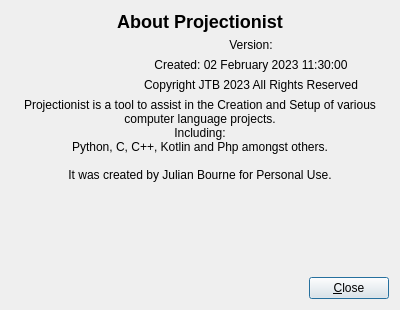
<?xml version="1.0" encoding="UTF-8"?>
<ui version="4.0">
 <class>aboutDialog</class>
 <widget class="QDialog" name="aboutDialog">
  <property name="geometry">
   <rect>
    <x>0</x>
    <y>0</y>
    <width>400</width>
    <height>310</height>
   </rect>
  </property>
  <property name="minimumSize">
   <size>
    <width>400</width>
    <height>310</height>
   </size>
  </property>
  <property name="maximumSize">
   <size>
    <width>400</width>
    <height>310</height>
   </size>
  </property>
  <property name="windowTitle">
   <string>About...</string>
  </property>
  <property name="windowIcon">
   <iconset resource="../splash.qrc">
    <normaloff>:/images/images/icon.png</normaloff>:/images/images/icon.png</iconset>
  </property>
  <layout class="QVBoxLayout" name="verticalLayout">
   <item>
    <layout class="QHBoxLayout" name="horizontalLayout_2">
     <item>
      <widget class="QLabel" name="labelDialogTitle">
       <property name="maximumSize">
        <size>
         <width>16777215</width>
         <height>48</height>
        </size>
       </property>
       <property name="layoutDirection">
        <enum>Qt::LeftToRight</enum>
       </property>
       <property name="text">
        <string>&lt;html&gt;&lt;head/&gt;&lt;body&gt;&lt;h2 style=&quot; margin-top:18px; margin-bottom:12px; margin-left:0px; margin-right:0px; -qt-block-indent:0; text-indent:0px;&quot;&gt;&lt;span style=&quot; font-size:x-large; font-weight:700;&quot;&gt;About Projectionist&lt;/span&gt;&lt;/h2&gt;&lt;/body&gt;&lt;/html&gt;</string>
       </property>
       <property name="alignment">
        <set>Qt::AlignHCenter|Qt::AlignTop</set>
       </property>
      </widget>
     </item>
    </layout>
   </item>
   <item>
    <layout class="QHBoxLayout" name="horizontalLayout">
     <item>
      <widget class="QLabel" name="iconImage">
       <property name="maximumSize">
        <size>
         <width>96</width>
         <height>96</height>
        </size>
       </property>
       <property name="text">
        <string/>
       </property>
       <property name="pixmap">
        <pixmap resource="../splash.qrc">:/images/images/icon.png</pixmap>
       </property>
       <property name="scaledContents">
        <bool>true</bool>
       </property>
       <property name="alignment">
        <set>Qt::AlignLeading|Qt::AlignLeft|Qt::AlignTop</set>
       </property>
      </widget>
     </item>
     <item>
      <layout class="QHBoxLayout" name="horizontalLayout_3">
       <item>
        <layout class="QVBoxLayout" name="verticalLayout_2">
         <item>
          <widget class="QLabel" name="labelVersion">
           <property name="text">
            <string>Version:</string>
           </property>
           <property name="alignment">
            <set>Qt::AlignCenter</set>
           </property>
          </widget>
         </item>
         <item>
          <widget class="QLabel" name="labelCreated">
           <property name="text">
            <string>Created: 02 February 2023 11:30:00</string>
           </property>
           <property name="alignment">
            <set>Qt::AlignCenter</set>
           </property>
          </widget>
         </item>
         <item>
          <widget class="QLabel" name="label">
           <property name="text">
            <string>&lt;html&gt;&lt;head/&gt;&lt;body&gt;&lt;h6 style=&quot; margin-top:18px; margin-bottom:12px; margin-left:0px; margin-right:0px; -qt-block-indent:0; text-indent:0px;&quot;&gt;&lt;span style=&quot; font-weight:360;&quot;&gt;Copyright JTB 2023 All Rights Reserved&lt;/span&gt;&lt;/h6&gt;&lt;/body&gt;&lt;/html&gt;</string>
           </property>
           <property name="alignment">
            <set>Qt::AlignCenter</set>
           </property>
          </widget>
         </item>
        </layout>
       </item>
      </layout>
     </item>
    </layout>
   </item>
   <item>
    <widget class="QLabel" name="label_4">
     <property name="text">
      <string>Projectionist is a tool to assist in the Creation and Setup of various computer language projects.
Including:
Python, C, C++, Kotlin and Php amongst others.

It was created by Julian Bourne for Personal Use.</string>
     </property>
     <property name="alignment">
      <set>Qt::AlignCenter</set>
     </property>
     <property name="wordWrap">
      <bool>true</bool>
     </property>
     <property name="margin">
      <number>2</number>
     </property>
    </widget>
   </item>
   <item>
    <spacer name="verticalSpacer">
     <property name="orientation">
      <enum>Qt::Vertical</enum>
     </property>
     <property name="sizeHint" stdset="0">
      <size>
       <width>20</width>
       <height>40</height>
      </size>
     </property>
    </spacer>
   </item>
   <item>
    <layout class="QHBoxLayout" name="horizontalLayout_4">
     <item>
      <spacer name="horizontalSpacer">
       <property name="orientation">
        <enum>Qt::Horizontal</enum>
       </property>
       <property name="sizeHint" stdset="0">
        <size>
         <width>40</width>
         <height>20</height>
        </size>
       </property>
      </spacer>
     </item>
     <item>
      <widget class="QPushButton" name="pushButtonClose">
       <property name="text">
        <string>&amp;Close</string>
       </property>
       <property name="icon">
        <iconset resource="../buttons.qrc">
         <normaloff>:/glass/buttons/glassButtonClose.png</normaloff>:/glass/buttons/glassButtonClose.png</iconset>
       </property>
      </widget>
     </item>
    </layout>
   </item>
  </layout>
 </widget>
 <resources>
  <include location="../splash.qrc"/>
  <include location="../buttons.qrc"/>
 </resources>
 <connections/>
</ui>
